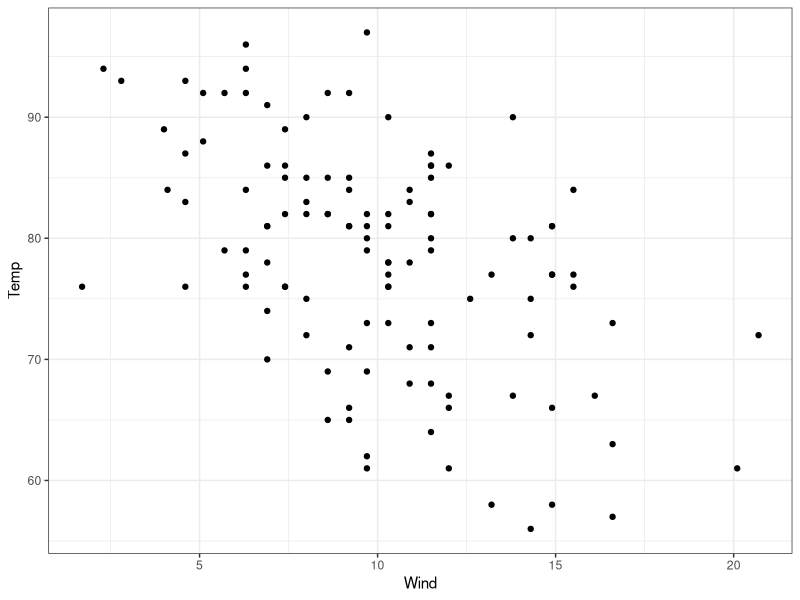
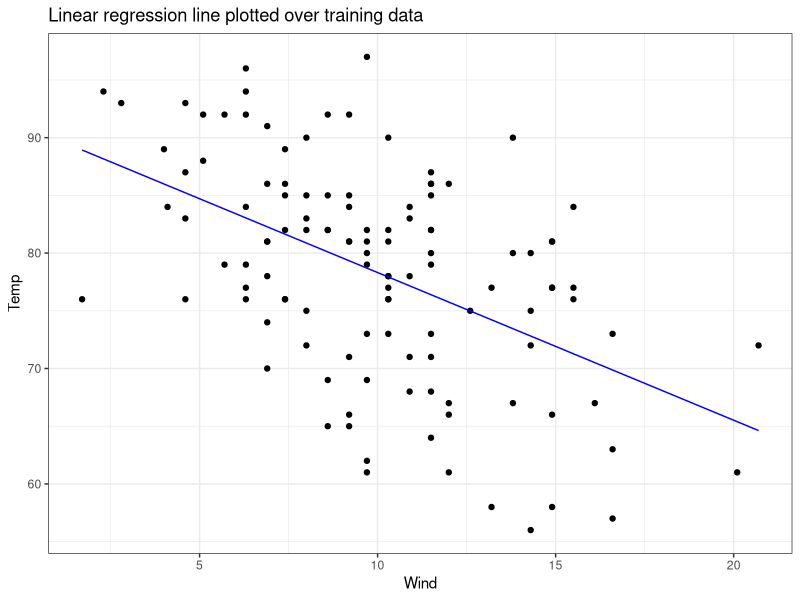
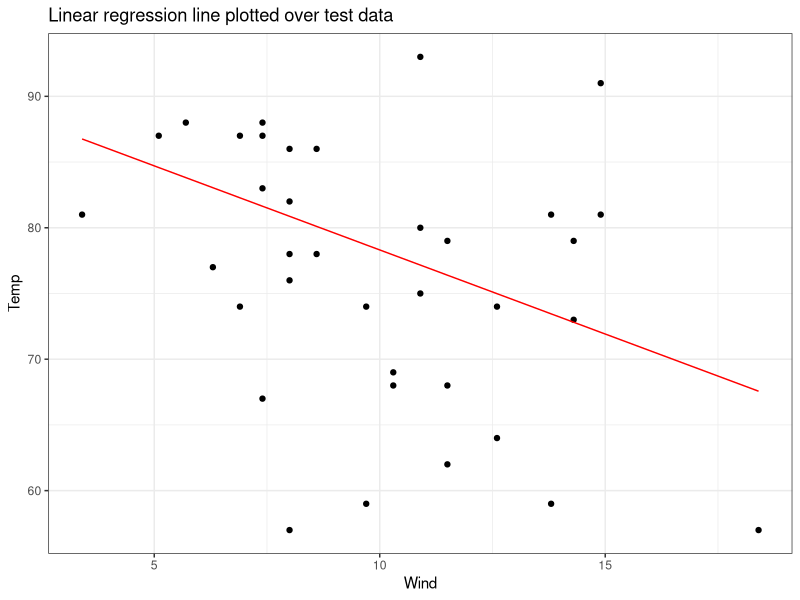
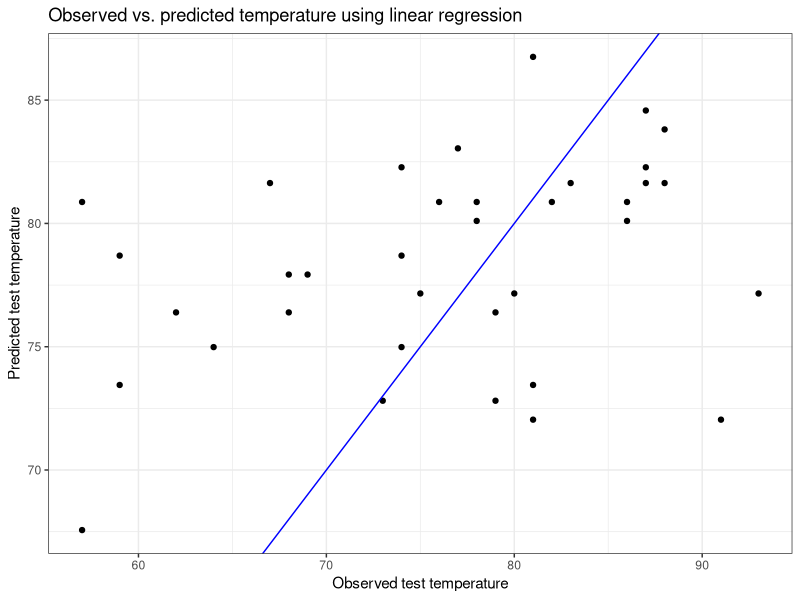
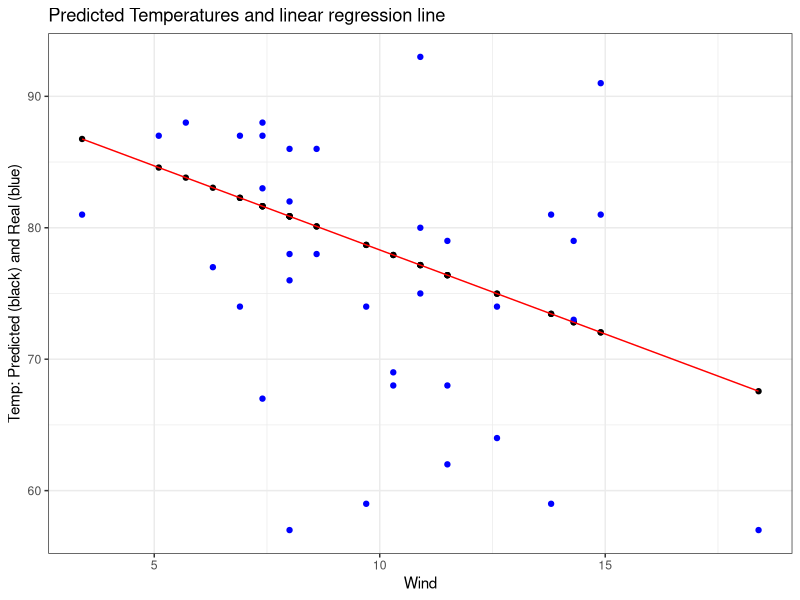
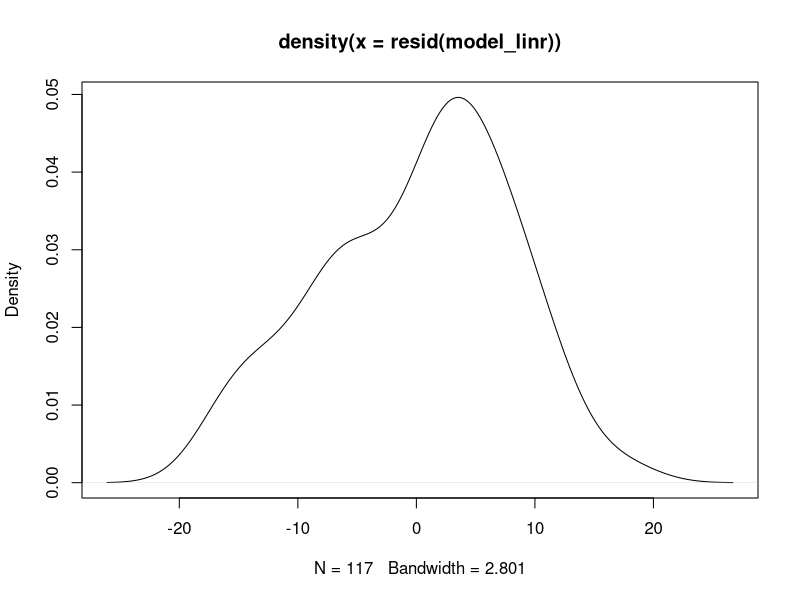

The R script that drew these images, in order: (Note: this script raises an error after producing the figures.)
## ---- chunk 1
knitr::opts_chunk$set(echo = TRUE, eval = T)
## ---- chunk 2
library(caret)
library(MASS)
library(ggplot2)
library(dplyr)
library(ggfortify)



#Mauna Loa CO2 concentrations
data(airquality)
## ---- chunk 3
length(airquality$Temp)
## ---- chunk 4
train_regression <- createDataPartition(airquality$Wind, p=0.75, list = FALSE, times = 1)
air_train <- airquality[train_regression,]
air_test <- airquality[-train_regression,]

head(air_train)
## ---- chunk 5
ggplot(data = air_train) +
  geom_point(aes(x=Wind, y=Temp)) +
  theme_bw()
## ---- chunk 6
# develop model of temp onto wind, and make predictions based off training inputs
model_linr <- train(Temp~Wind, data = air_train, method = "lm")
model_linr

pred <- predict(model_linr, air_train)
## ---- chunk 7
ggplot(data = air_train) +
  geom_point(aes(x=Wind, y=Temp)) +
  theme_bw() +
  ggtitle("Linear regression line plotted over training data") +
  geom_line(aes(x = Wind, y = pred), color = "blue")
## ---- chunk 8
pred_test <- predict(model_linr, air_test)

ggplot(data = air_test) +
  geom_point(aes(x=Wind, y=Temp)) +
  ggtitle("Linear regression line plotted over test data") +
  theme_bw() +
  geom_line(aes(x = Wind, y = pred_test), color = "red")
## ---- chunk 9
#look at the median residual value. Close to zero is best
#help(summary)
summary(model_linr)
## ---- chunk 10
ggplot() +
  geom_point(aes(x=air_test$Temp, y=pred_test)) +
  ggtitle("Observed vs. predicted temperature using linear regression") +
  xlab("Observed test temperature") +
  ylab("Predicted test temperature") +
  theme_bw() +
  geom_abline(intercept = 0, slope = 1, color = "blue")
## ---- chunk 11
# Extract coefficients from the model
m_coef <- coef(model_linr$finalModel)
m_coef
pred_test <- predict(model_linr, air_test)


# plot the regression line on the predicted values
# plot the original test values
ggplot(data = air_test) +
  geom_point(aes(x=Wind, y=pred_test)) +
  geom_point(aes(x=Wind, y=Temp), color = "blue") +
  ggtitle("Predicted Temperatures and linear regression line") +
  ylab("Temp: Predicted (black) and Real (blue)") +
  theme_bw() +
  geom_line(aes(x = Wind, y = pred_test), color = "red")
## ---- chunk 12
#residuals_lin <- residuals(model_linr$finalModel)
plot(density(resid(model_linr)))
# ggplot(data=residvpredict) +
#   geom_density(aes(residual))
## ---- chunk 13
cor.test(air_train$Wind, resid(model_linr))
## ---- chunk 14
# L2 regression:
ctrl =  trainControl(method = "boot", 15)
model_l1 <- train(Temp~Wind + Month, data = air_train, method = 'ridge', trControl = ctrl)
pred_test <- predict(model_l1, air_test)

ggplot() +
  geom_point(aes(x=air_test$Temp, y=pred_test)) +
  ggtitle("Observed vs. predicted temperature using ridge regression") +
  xlab("Observed test temperature") +
  ylab("Predicted test temperature") +
  theme_bw() +
  geom_abline(intercept = 0, slope = 1, color = "blue")
